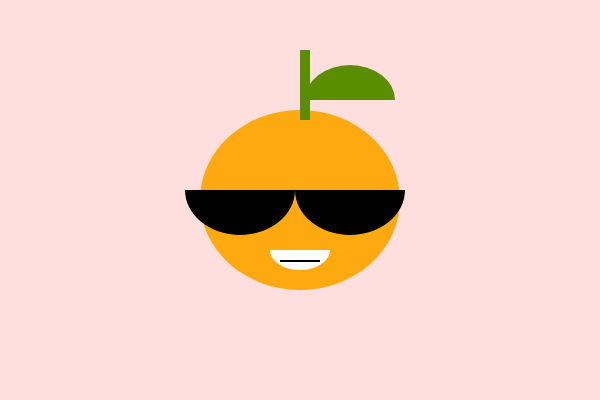
Frame 1 (no input)
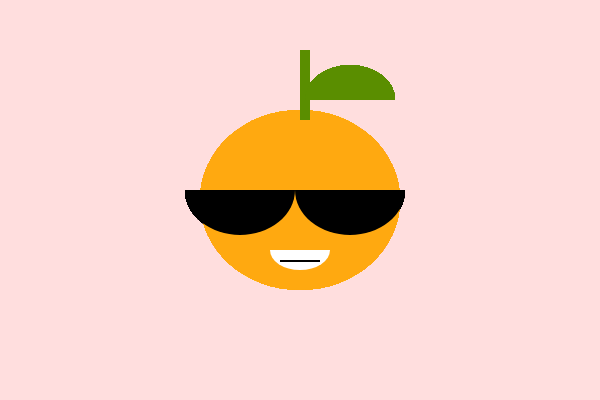
Frame 60 (no input)
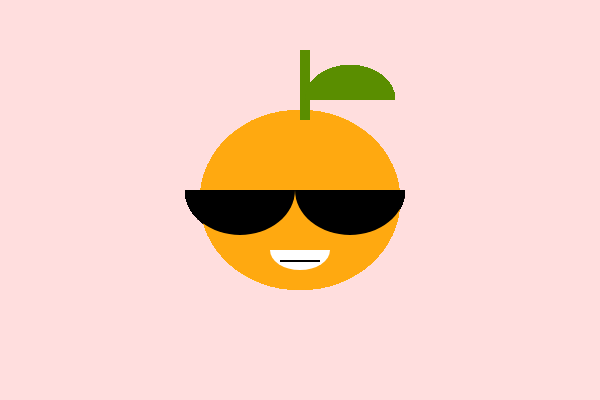
Frame 120 (the mouse pressed at the canvas centre since frame 60)

The p5.js sketch that drew these frames (run headless with seeded random() and noise() and a simulated clock; from frame 60 on, the mouse is pressed at the canvas centre):

// p5.js sketch
// ── sketch.js
var bodyColor = "#ffa910";
var leafColor = "#5a8e00";
var glassesColor = "black";
var bgColor = "#ffdede";
var a = 200;
var b = 180;
var bodyPostionX = 300;
var bodyPositionY = 200;



function setup() {
  // put setup code here
  createCanvas(600,400);
  background(bgColor);

}

function draw() {
  // put drawing code here
  strokeWeight(0);

  //body
  fill(bodyColor);
  ellipse(bodyPostionX, bodyPositionY, a, b);

  //leaf+stem
  fill(leafColor);
  rect(bodyPostionX, bodyPositionY - 150, 10, 70);
  arc(bodyPostionX+50,bodyPositionY-100,90,70,PI,TWO_PI);

  //glasses
  fill(glassesColor);
  arc(240,190,110,90,0, PI);
  arc(350,190,110,90,0, PI);

  //mouth
  fill("white");
  arc(300,250,60,40,0,PI);
  fill("black")
  rect(280,260,40,2);




}
